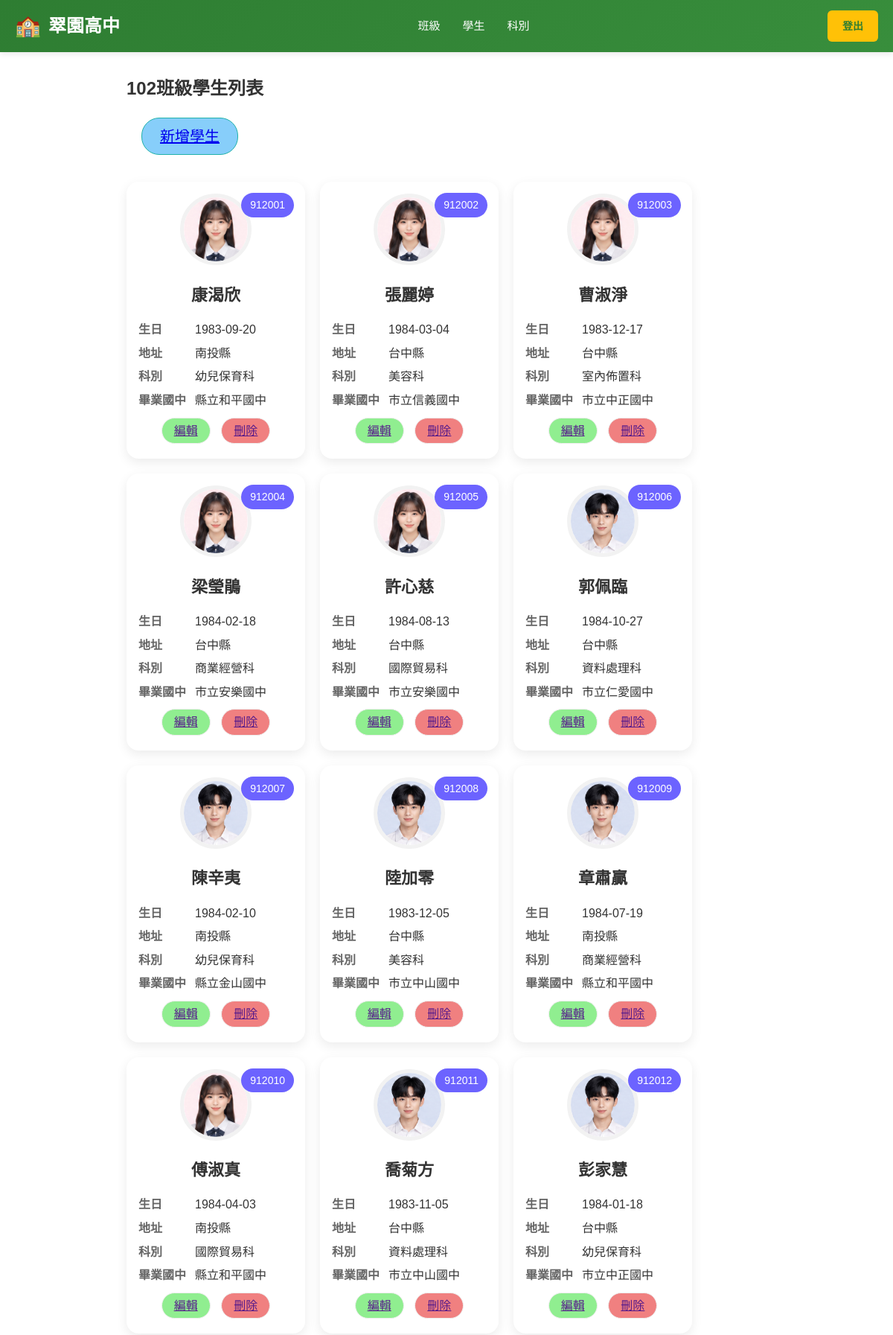
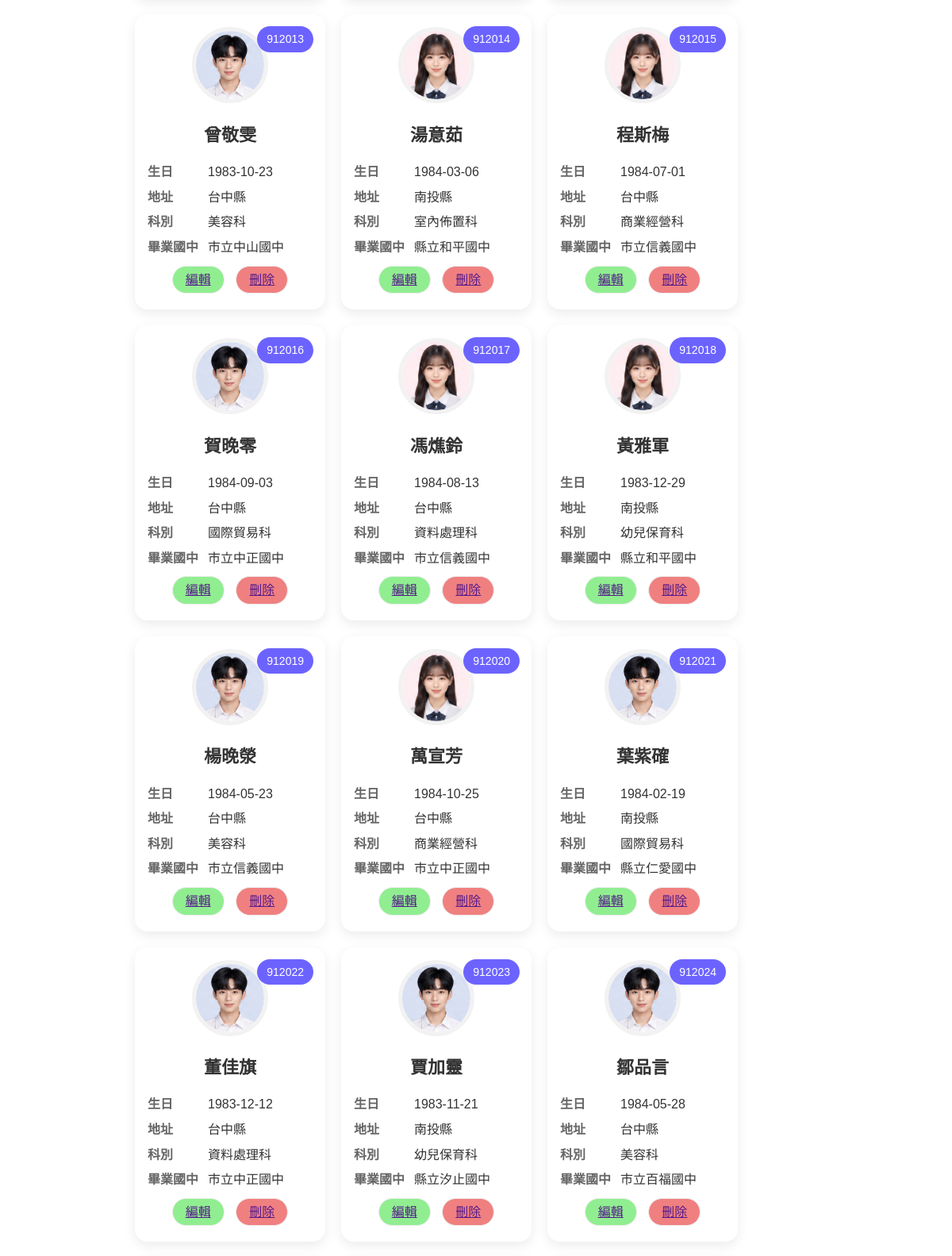
The app's page /school/admin.php?inc=class_students&code=102 (upper part) with its own data (2 pictures, top to bottom).
### tables this page shows
CREATE TABLE `students` (
  `id` int(10) UNSIGNED NOT NULL,
  `school_num` int(6) DEFAULT NULL COMMENT '學號',
  `name` varchar(8) DEFAULT NULL COMMENT '姓名',
  `birthday` date DEFAULT NULL COMMENT '出生年月日',
  `uni_id` varchar(10) DEFAULT NULL COMMENT '身分證號碼',
  `addr` varchar(32) DEFAULT NULL COMMENT '住址',
  `parents` varchar(8) DEFAULT NULL COMMENT '家長',
  `tel` varchar(16) DEFAULT NULL COMMENT '電話',
  `dept` varchar(8) DEFAULT NULL COMMENT '科別',
  `graduate_at` varchar(16) DEFAULT NULL COMMENT '畢業國中',
  `status_code` varchar(4) DEFAULT NULL
);

CREATE TABLE `dept` (
  `id` int(10) UNSIGNED NOT NULL,
  `code` varchar(3) NOT NULL,
  `name` varchar(32) NOT NULL
);

CREATE TABLE `graduate_school` (
  `id` int(10) UNSIGNED NOT NULL,
  `county` varchar(8) NOT NULL,
  `name` varchar(64) NOT NULL
);

### school/include/class_students.php (the view, shortened to what this page needs)
<h2><?= $_GET['code']; ?>班級學生列表</h2>
<a href="?inc=add_student&code=<?= $_GET['code']; ?>" class='add-btn'>新增學生</a>
<?php
include "db_conn.php";
$sql = "select `students`.`school_num`,
             `students`.`name`,
             `dept`.`name` as 'dept_name',
             `addr`,
             `uni_id`,
             `graduate_school`.`name` as 'graduate_school',
             `birthday`
        from `class_student`,
             `students`,
             `dept`,
             `graduate_school`
       where `class_student`.`class_code`='{$_GET['code']}' AND
             `class_student`.`school_num`=`students`.`school_num` AND
             `dept`.`id`=`students`.`dept` AND
             `graduate_school`.`id`=`students`.`graduate_at`";
$students = $pdo->query($sql)->fetchAll();
echo "<div class='student-list'>";
foreach ($students as $student): ?>
    <div class="student-card">
        <div class="student-id">
            <?= $student['school_num']; ?>
        </div>
        <div class="student-photo">
            <?php if (isset($student['header'])):; ?>
                <img src="img/<?= $student['header']; ?>">
            <?php else :; ?>
                <img src="img/<?= (mb_substr($student['uni_id'], 1, 1) == 1) ? 'header_default_boy.jpg' : 'header_default_girl.jpg'; ?>">
            <?php endif; ?>
        </div>
        <div class="student-name">
            <?= $student['name'] ?>
        </div>
        <div class="student-info">
            <div class="info-row">
                <span class="label">生日</span>
                <span class="value"><?= $student['birthday']; ?></span>
            </div>
            <div class="info-row">
                <span class="label">地址</span>
                <span class="value"><?= mb_substr($student['addr'], 0, 3); ?></span>
            </div>
            <div class="info-row">
                <span class="label">科別</span>
                <span class="value"><?= $student['dept_name']; ?></span>
            </div>
            <div class="info-row">
                <span class="label">畢業國中</span>
                <span class="value"><?= $student['graduate_school']; ?></span>
            </div>
            <div class="btn-row">
                <a class="edit-btn" href="">編輯</a>
                <a class="del-btn" href="">刪除</a>
            </div>
        </div>
    </div>
<?php endforeach; ?>
</div>

### school/admin.php (style rules this page uses)
* { margin: 0; padding: 0; box-sizing: border-box; }
body { font-family: 'Arial', 'Microsoft YaHei', sans-serif; line-height: 1.6; color: #333; }

### school/include/class_students.php (style rules this page uses)
.student-list { display: flex; flex-wrap: wrap; gap: 20px; margin: 16px 0; }
.student-card { width: 240px; background: #ffffff; border-radius: 16px; padding: 16px; box-shadow: 0 5px 15px rgba(0, 0, 0, 0.08); position: relative; transition: 0.3s; }
.student-id { position: absolute; top: 15px; right: 15px; background: #6c63ff; color: white; padding: 5px 12px; border-radius: 30px; font-size: 14px; }
.student-photo { text-align: center; margin-bottom: 15px; }
.student-photo img { width: 96px; height: 96px; border-radius: 50%; object-fit: cover; border: 5px solid #f2f2f2; }
.student-name { text-align: center; font-size: 22px; font-weight: bold; margin-bottom: 16px; }
.student-info { display: flex; flex-direction: column; gap: 6px; }
.info-row { display: flex; }
.label { width: 76px; color: #666; font-weight: bold; }
.value { flex: 1; color: #333; }
.btn-row { display: flex; justify-content: space-evenly; padding: 4px 16px; }
a.edit-btn { padding: 4px 16px; border: 1px solid #eee; border-radius: 20px; background: lightgreen; }
a.del-btn { padding: 4px 16px; border: 1px solid #eee; border-radius: 20px; background: lightcoral; }
.add-btn { display: inline-block; padding: 8px 24px; background: lightskyblue; margin: 20px; border: 1px solid lightseagreen; border-radius: 24px; font-size: 20px; }

### records on screen
students: school_num "912001", name "康渴欣", birthday "1983-09-20", addr "南投縣", dept.name "幼兒保育科", graduate_school.name "縣立和平國中"
students: school_num "912002", name "張麗婷", birthday "1984-03-04", addr "台中縣", dept.name "美容科", graduate_school.name "市立信義國中"
students: school_num "912003", name "曹淑淨", birthday "1983-12-17", addr "台中縣", dept.name "室內佈置科", graduate_school.name "市立中正國中"
students: school_num "912004", name "梁瑩鵑", birthday "1984-02-18", addr "台中縣", dept.name "商業經營科", graduate_school.name "市立安樂國中"
students: school_num "912005", name "許心慈", birthday "1984-08-13", addr "台中縣", dept.name "國際貿易科", graduate_school.name "市立安樂國中"
students: school_num "912006", name "郭佩臨", birthday "1984-10-27", addr "台中縣", dept.name "資料處理科", graduate_school.name "市立仁愛國中"
students: school_num "912007", name "陳辛夷", birthday "1984-02-10", addr "南投縣", dept.name "幼兒保育科", graduate_school.name "縣立金山國中"
students: school_num "912008", name "陸加零", birthday "1983-12-05", addr "台中縣", dept.name "美容科", graduate_school.name "市立中山國中"
students: school_num "912009", name "章肅贏", birthday "1984-07-19", addr "南投縣", dept.name "商業經營科", graduate_school.name "縣立和平國中"
students: school_num "912010", name "傅淑真", birthday "1984-04-03", addr "南投縣", dept.name "國際貿易科", graduate_school.name "縣立和平國中"
students: school_num "912011", name "喬菊方", birthday "1983-11-05", addr "台中縣", dept.name "資料處理科", graduate_school.name "市立中山國中"
students: school_num "912012", name "彭家慧", birthday "1984-01-18", addr "台中縣", dept.name "幼兒保育科", graduate_school.name "市立中正國中"
students: school_num "912013", name "曾敬雯", birthday "1983-10-23", addr "台中縣", dept.name "美容科", graduate_school.name "市立中山國中"
students: school_num "912014", name "湯意茹", birthday "1984-03-06", addr "南投縣", dept.name "室內佈置科", graduate_school.name "縣立和平國中"
students: school_num "912015", name "程斯梅", birthday "1984-07-01", addr "台中縣", dept.name "商業經營科", graduate_school.name "市立信義國中"
students: school_num "912016", name "賀晚零", birthday "1984-09-03", addr "台中縣", dept.name "國際貿易科", graduate_school.name "市立中正國中"
students: school_num "912017", name "馮燋鈴", birthday "1984-08-13", addr "台中縣", dept.name "資料處理科", graduate_school.name "市立信義國中"
students: school_num "912018", name "黃雅軍", birthday "1983-12-29", addr "南投縣", dept.name "幼兒保育科", graduate_school.name "縣立和平國中"
students: school_num "912019", name "楊晚滎", birthday "1984-05-23", addr "台中縣", dept.name "美容科", graduate_school.name "市立信義國中"
students: school_num "912020", name "萬宣芳", birthday "1984-10-25", addr "台中縣", dept.name "商業經營科", graduate_school.name "市立中正國中"
students: school_num "912021", name "葉紫確", birthday "1984-02-19", addr "南投縣", dept.name "國際貿易科", graduate_school.name "縣立仁愛國中"
students: school_num "912022", name "董佳旗", birthday "1983-12-12", addr "台中縣", dept.name "資料處理科", graduate_school.name "市立中正國中"
students: school_num "912023", name "賈加靈", birthday "1983-11-21", addr "南投縣", dept.name "幼兒保育科", graduate_school.name "縣立汐止國中"
students: school_num "912024", name "鄒品言", birthday "1984-05-28", addr "台中縣", dept.name "美容科", graduate_school.name "市立百福國中"

### other values on screen
$_GET['code'] "102"
